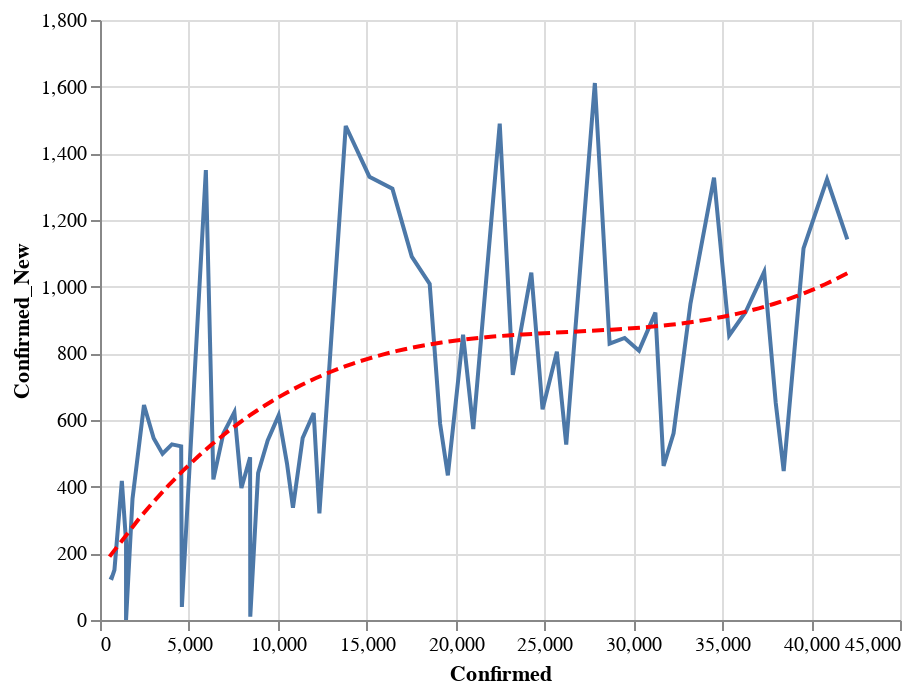

The notebook cell this image was saved under:
### Code cell
data = county_data('CA')
state = alt.Chart(data[data['County'] == 'Los Angeles'].sort_values('Date').tail(60)).mark_line().encode(
    x='Confirmed:Q',
    y='Confirmed_New:Q'
)
reg = state.transform_regression("Confirmed", "Confirmed_New", method="poly").mark_line(color='red', strokeDash=[6,3])
(state+reg).interactive()

### Figure 1 — Vega-Lite specification as saved in the notebook (floating-point values rounded to 4 significant figures)
{"config": {"view": {"continuousWidth": 400, "continuousHeight": 300}}, "layer": [{"mark": "line", "encoding": {"x": {"type": "quantitative", "field": "Confirmed"}, "y": {"type": "quantitative", "field": "Confirmed_New"}}, "selection": {"selector059": {"type": "interval", "bind": "scales", "encodings": ["x", "y"]}}}, {"mark": {"type": "line", "color": "red", "strokeDash": [6, 3]}, "encoding": {"x": {"type": "quantitative", "field": "Confirmed"}, "y": {"type": "quantitative", "field": "Confirmed_New"}}, "transform": [{"on": "Confirmed", "regression": "Confirmed_New", "method": "poly"}]}], "data": {"name": "data-c8d1ac18b71ef4f7f414ab2baba26dbd"}, "$schema": "https://vega.github.io/schema/vega-lite/v4.0.2.json", "datasets": {"data-c8d1ac18b71ef4f7f414ab2baba26dbd": [{"County": "Los Angeles", "Date": "03-23-2020", "Confirmed": 536.0, "Deaths": 7.0, "Recovered": 0.0, "Confirmed_New": 129.0, "Deaths_New": 2.0, "Recovered_New": 0.0, "Active": 529.0}, {"County": "Los Angeles", "Date": "03-24-2020", "Confirmed": 662.0, "Deaths": 11.0, "Recovered": 0.0, "Confirmed_New": 126.0, "Deaths_New": 4.0, "Recovered_New": 0.0, "Active": 651.0}, {"County": "Los Angeles", "Date": "03-25-2020", "Confirmed": 812.0, "Deaths": 13.0, "Recovered": 0.0, "Confirmed_New": 150.0, "Deaths_New": 2.0, "Recovered_New": 0.0, "Active": 799.0}, {"County": "Los Angeles", "Date": "03-26-2020", "Confirmed": 1229.0, "Deaths": 21.0, "Recovered": 0.0, "Confirmed_New": 417.0, "Deaths_New": 8.0, "Recovered_New": 0.0, "Active": 1208.0}, {"County": "Los Angeles", "Date": "03-27-2020", "Confirmed": 1465.0, "Deaths": 26.0, "Recovered": 0.0, "Confirmed_New": 236.0, "Deaths_New": 5.0, "Recovered_New": 0.0, "Active": 1439.0}, {"County": "Los Angeles", "Date": "03-28-2020", "Confirmed": 1465.0, "Deaths": 26.0, "Recovered": 0.0, "Confirmed_New": 0.0, "Deaths_New": 0.0, "Recovered_New": 0.0, "Active": 1439.0}, {"County": "Los Angeles", "Date": "03-29-2020", "Confirmed": 1829.0, "Deaths": 32.0, "Recovered": 0.0, "Confirmed_New": 364.0, "Deaths_New": 6.0, "Recovered_New": 0.0, "Active": 1797.0}, {"County": "Los Angeles", "Date": "03-30-2020", "Confirmed": 2474.0, "Deaths": 44.0, "Recovered": 0.0, "Confirmed_New": 645.0, "Deaths_New": 12.0, "Recovered_New": 0.0, "Active": 2430.0}, {"County": "Los Angeles", "Date": "03-31-2020", "Confirmed": 3019.0, "Deaths": 54.0, "Recovered": 0.0, "Confirmed_New": 545.0, "Deaths_New": 10.0, "Recovered_New": 0.0, "Active": 2965.0}, {"County": "Los Angeles", "Date": "04-01-2020", "Confirmed": 3518.0, "Deaths": 64.0, "Recovered": 0.0, "Confirmed_New": 499.0, "Deaths_New": 10.0, "Recovered_New": 0.0, "Active": 3454.0}, {"County": "Los Angeles", "Date": "04-02-2020", "Confirmed": 4045.0, "Deaths": 78.0, "Recovered": 0.0, "Confirmed_New": 527.0, "Deaths_New": 14.0, "Recovered_New": 0.0, "Active": 3967.0}, {"County": "Los Angeles", "Date": "04-03-2020", "Confirmed": 4566.0, "Deaths": 89.0, "Recovered": 0.0, "Confirmed_New": 521.0, "Deaths_New": 11.0, "Recovered_New": 0.0, "Active": 4477.0}, {"County": "Los Angeles", "Date": "04-04-2020", "Confirmed": 4605.0, "Deaths": 93.0, "Recovered": 0.0, "Confirmed_New": 39.0, "Deaths_New": 4.0, "Recovered_New": 0.0, "Active": 4512.0}, {"County": "Los Angeles", "Date": "04-05-2020", "Confirmed": 5955.0, "Deaths": 132.0, "Recovered": 0.0, "Confirmed_New": 1350.0, "Deaths_New": 39.0, "Recovered_New": 0.0, "Active": 5823.0}, {"County": "Los Angeles", "Date": "04-06-2020", "Confirmed": 6377.0, "Deaths": 147.0, "Recovered": 0.0, "Confirmed_New": 422.0, "Deaths_New": 15.0, "Recovered_New": 0.0, "Active": 6230.0}, {"County": "Los Angeles", "Date": "04-07-2020", "Confirmed": 6936.0, "Deaths": 169.0, "Recovered": 0.0, "Confirmed_New": 559.0, "Deaths_New": 22.0, "Recovered_New": 0.0, "Active": 6767.0}, {"County": "Los Angeles", "Date": "04-08-2020", "Confirmed": 7559.0, "Deaths": 198.0, "Recovered": 0.0, "Confirmed_New": 623.0, "Deaths_New": 29.0, "Recovered_New": 0.0, "Active": 7361.0}, {"County": "Los Angeles", "Date": "04-09-2020", "Confirmed": 7955.0, "Deaths": 223.0, "Recovered": 0.0, "Confirmed_New": 396.0, "Deaths_New": 25.0, "Recovered_New": 0.0, "Active": 7732.0}, {"County": "Los Angeles", "Date": "04-10-2020", "Confirmed": 8443.0, "Deaths": 242.0, "Recovered": 0.0, "Confirmed_New": 488.0, "Deaths_New": 19.0, "Recovered_New": 0.0, "Active": 8201.0}, {"County": "Los Angeles", "Date": "04-11-2020", "Confirmed": 8453.0, "Deaths": 244.0, "Recovered": 0.0, "Confirmed_New": 10.0, "Deaths_New": 2.0, "Recovered_New": 0.0, "Active": 8209.0}, {"County": "Los Angeles", "Date": "04-12-2020", "Confirmed": 8894.0, "Deaths": 269.0, "Recovered": 0.0, "Confirmed_New": 441.0, "Deaths_New": 25.0, "Recovered_New": 0.0, "Active": 8625.0}, {"County": "Los Angeles", "Date": "04-13-2020", "Confirmed": 9433.0, "Deaths": 322.0, "Recovered": 0.0, "Confirmed_New": 539.0, "Deaths_New": 53.0, "Recovered_New": 0.0, "Active": 9111.0}, {"County": "Los Angeles", "Date": "04-14-2020", "Confirmed": 10050.0, "Deaths": 360.0, "Recovered": 0.0, "Confirmed_New": 614.0, "Deaths_New": 38.0, "Recovered_New": 0.0, "Active": 9687.0}, {"County": "Los Angeles", "Date": "04-15-2020", "Confirmed": 10520.0, "Deaths": 405.0, "Recovered": 0.0, "Confirmed_New": 470.0, "Deaths_New": 45.0, "Recovered_New": 0.0, "Active": 10110.0}, {"County": "Los Angeles", "Date": "04-16-2020", "Confirmed": 10850.0, "Deaths": 457.0, "Recovered": 0.0, "Confirmed_New": 337.0, "Deaths_New": 52.0, "Recovered_New": 0.0, "Active": 10400.0}, {"County": "Los Angeles", "Date": "04-17-2020", "Confirmed": 11400.0, "Deaths": 497.0, "Recovered": 0.0, "Confirmed_New": 546.0, "Deaths_New": 40.0, "Recovered_New": 0.0, "Active": 10900.0}, {"County": "Los Angeles", "Date": "04-18-2020", "Confirmed": 12020.0, "Deaths": 576.0, "Recovered": 0.0, "Confirmed_New": 621.0, "Deaths_New": 79.0, "Recovered_New": 0.0, "Active": 11440.0}, {"County": "Los Angeles", "Date": "04-19-2020", "Confirmed": 12340.0, "Deaths": 600.0, "Recovered": 0.0, "Confirmed_New": 320.0, "Deaths_New": 24.0, "Recovered_New": 0.0, "Active": 11740.0}, {"County": "Los Angeles", "Date": "04-20-2020", "Confirmed": 13820.0, "Deaths": 619.0, "Recovered": 0.0, "Confirmed_New": 1482.0, "Deaths_New": 19.0, "Recovered_New": 0.0, "Active": 13200.0}, {"County": "Los Angeles", "Date": "04-21-2020", "Confirmed": 15150.0, "Deaths": 663.0, "Recovered": 0.0, "Confirmed_New": 1330.0, "Deaths_New": 44.0, "Recovered_New": 0.0, "Active": 14490.0}, {"County": "Los Angeles", "Date": "04-22-2020", "Confirmed": 16450.0, "Deaths": 732.0, "Recovered": 0.0, "Confirmed_New": 1294.0, "Deaths_New": 69.0, "Recovered_New": 0.0, "Active": 15720.0}, {"County": "Los Angeles", "Date": "04-23-2020", "Confirmed": 17540.0, "Deaths": 797.0, "Recovered": 0.0, "Confirmed_New": 1090.0, "Deaths_New": 65.0, "Recovered_New": 0.0, "Active": 16740.0}, {"County": "Los Angeles", "Date": "04-24-2020", "Confirmed": 18540.0, "Deaths": 850.0, "Recovered": 0.0, "Confirmed_New": 1008.0, "Deaths_New": 53.0, "Recovered_New": 0.0, "Active": 17700.0}, {"County": "Los Angeles", "Date": "04-25-2020", "Confirmed": 19130.0, "Deaths": 895.0, "Recovered": 0.0, "Confirmed_New": 588.0, "Deaths_New": 45.0, "Recovered_New": 0.0, "Active": 18240.0}, {"County": "Los Angeles", "Date": "04-26-2020", "Confirmed": 19570.0, "Deaths": 916.0, "Recovered": 0.0, "Confirmed_New": 434.0, "Deaths_New": 21.0, "Recovered_New": 0.0, "Active": 18650.0}, {"County": "Los Angeles", "Date": "04-27-2020", "Confirmed": 20420.0, "Deaths": 944.0, "Recovered": 0.0, "Confirmed_New": 856.0, "Deaths_New": 28.0, "Recovered_New": 0.0, "Active": 19480.0}, {"County": "Los Angeles", "Date": "04-28-2020", "Confirmed": 21000.0, "Deaths": 1002.0, "Recovered": 0.0, "Confirmed_New": 573.0, "Deaths_New": 58.0, "Recovered_New": 0.0, "Active": 19990.0}, {"County": "Los Angeles", "Date": "04-29-2020", "Confirmed": 22480.0, "Deaths": 1056.0, "Recovered": 0.0, "Confirmed_New": 1489.0, "Deaths_New": 54.0, "Recovered_New": 0.0, "Active": 21430.0}, {"County": "Los Angeles", "Date": "04-30-2020", "Confirmed": 23220.0, "Deaths": 1111.0, "Recovered": 0.0, "Confirmed_New": 735.0, "Deaths_New": 55.0, "Recovered_New": 0.0, "Active": 22110.0}, {"County": "Los Angeles", "Date": "05-01-2020", "Confirmed": 24260.0, "Deaths": 1174.0, "Recovered": 0.0, "Confirmed_New": 1042.0, "Deaths_New": 63.0, "Recovered_New": 0.0, "Active": 23090.0}, {"County": "Los Angeles", "Date": "05-02-2020", "Confirmed": 24890.0, "Deaths": 1209.0, "Recovered": 0.0, "Confirmed_New": 632.0, "Deaths_New": 35.0, "Recovered_New": 0.0, "Active": 23680.0}, {"County": "Los Angeles", "Date": "05-03-2020", "Confirmed": 25700.0, "Deaths": 1231.0, "Recovered": 0.0, "Confirmed_New": 805.0, "Deaths_New": 22.0, "Recovered_New": 0.0, "Active": 24470.0}, {"County": "Los Angeles", "Date": "05-04-2020", "Confirmed": 26220.0, "Deaths": 1257.0, "Recovered": 0.0, "Confirmed_New": 526.0, "Deaths_New": 26.0, "Recovered_New": 0.0, "Active": 24970.0}, {"County": "Los Angeles", "Date": "05-05-2020", "Confirmed": 27840.0, "Deaths": 1315.0, "Recovered": 0.0, "Confirmed_New": 1611.0, "Deaths_New": 58.0, "Recovered_New": 0.0, "Active": 26520.0}, {"County": "Los Angeles", "Date": "05-06-2020", "Confirmed": 28660.0, "Deaths": 1369.0, "Recovered": 0.0, "Confirmed_New": 829.0, "Deaths_New": 54.0, "Recovered_New": 0.0, "Active": 27300.0}, {"County": "Los Angeles", "Date": "05-07-2020", "Confirmed": 29510.0, "Deaths": 1418.0, "Recovered": 0.0, "Confirmed_New": 846.0, "Deaths_New": 49.0, "Recovered_New": 0.0, "Active": 28090.0}, {"County": "Los Angeles", "Date": "05-08-2020", "Confirmed": 30320.0, "Deaths": 1470.0, "Recovered": 0.0, "Confirmed_New": 808.0, "Deaths_New": 52.0, "Recovered_New": 0.0, "Active": 28850.0}, {"County": "Los Angeles", "Date": "05-09-2020", "Confirmed": 31240.0, "Deaths": 1515.0, "Recovered": 0.0, "Confirmed_New": 922.0, "Deaths_New": 45.0, "Recovered_New": 0.0, "Active": 29730.0}, {"County": "Los Angeles", "Date": "05-10-2020", "Confirmed": 31700.0, "Deaths": 1531.0, "Recovered": 0.0, "Confirmed_New": 462.0, "Deaths_New": 16.0, "Recovered_New": 0.0, "Active": 30170.0}, {"County": "Los Angeles", "Date": "05-11-2020", "Confirmed": 32260.0, "Deaths": 1570.0, "Recovered": 0.0, "Confirmed_New": 560.0, "Deaths_New": 39.0, "Recovered_New": 0.0, "Active": 30690.0}, {"County": "Los Angeles", "Date": "05-12-2020", "Confirmed": 33210.0, "Deaths": 1616.0, "Recovered": 0.0, "Confirmed_New": 948.0, "Deaths_New": 46.0, "Recovered_New": 0.0, "Active": 31600.0}, {"County": "Los Angeles", "Date": "05-13-2020", "Confirmed": 34540.0, "Deaths": 1660.0, "Recovered": 0.0, "Confirmed_New": 1327.0, "Deaths_New": 44.0, "Recovered_New": 0.0, "Active": 32880.0}, {"County": "Los Angeles", "Date": "05-14-2020", "Confirmed": 35390.0, "Deaths": 1711.0, "Recovered": 0.0, "Confirmed_New": 854.0, "Deaths_New": 51.0, "Recovered_New": 0.0, "Active": 33680.0}, {"County": "Los Angeles", "Date": "05-15-2020", "Confirmed": 36320.0, "Deaths": 1753.0, "Recovered": 0.0, "Confirmed_New": 924.0, "Deaths_New": 42.0, "Recovered_New": 0.0, "Active": 34560.0}, {"County": "Los Angeles", "Date": "05-16-2020", "Confirmed": 37360.0, "Deaths": 1793.0, "Recovered": 0.0, "Confirmed_New": 1044.0, "Deaths_New": 40.0, "Recovered_New": 0.0, "Active": 35570.0}, {"County": "Los Angeles", "Date": "05-17-2020", "Confirmed": 38010.0, "Deaths": 1821.0, "Recovered": 0.0, "Confirmed_New": 651.0, "Deaths_New": 28.0, "Recovered_New": 0.0, "Active": 36190.0}, {"County": "Los Angeles", "Date": "05-18-2020", "Confirmed": 38460.0, "Deaths": 1840.0, "Recovered": 0.0, "Confirmed_New": 447.0, "Deaths_New": 19.0, "Recovered_New": 0.0, "Active": 36620.0}, {"County": "Los Angeles", "Date": "05-19-2020", "Confirmed": 39570.0, "Deaths": 1913.0, "Recovered": 0.0, "Confirmed_New": 1115.0, "Deaths_New": 73.0, "Recovered_New": 0.0, "Active": 37660.0}, {"County": "Los Angeles", "Date": "05-20-2020", "Confirmed": 40900.0, "Deaths": 1973.0, "Recovered": 0.0, "Confirmed_New": 1322.0, "Deaths_New": 60.0, "Recovered_New": 0.0, "Active": 38920.0}, {"County": "Los Angeles", "Date": "05-21-2020", "Confirmed": 42040.0, "Deaths": 2016.0, "Recovered": 0.0, "Confirmed_New": 1142.0, "Deaths_New": 43.0, "Recovered_New": 0.0, "Active": 40020.0}]}}
